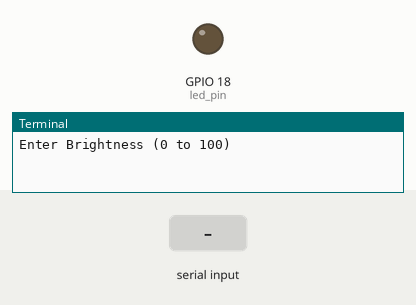
Simulated run of this program. Board: Raspberry Pi (BCM pin numbers). On the bench: output pins drawn as LEDs (lit = HIGH), the last lines printed to the terminal. The inputs (shaded band) are chosen by the test bench.

Above: at 1.2 s.
1.3 s: "5" typed at the terminal, then Enter
At 2.4 s:
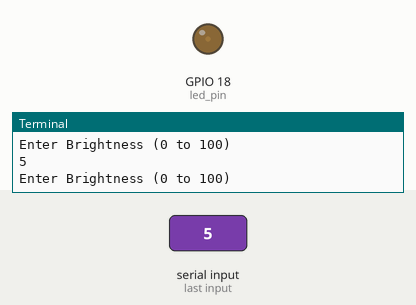
2.8 s: "90" typed at the terminal, then Enter
At 3.5 s:
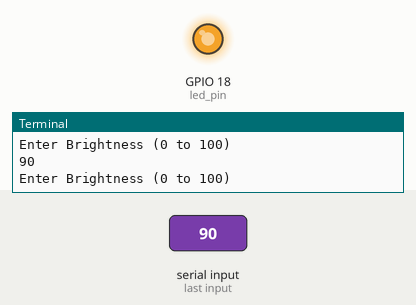
Timing chart, 0 to 5.8 s (numbered marks = the images above; inputs shaded):
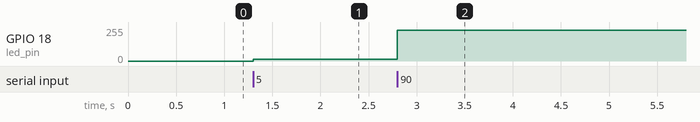

The program:

Led_PWM.py
```python
import RPi.GPIO as GPIO
led_pin = 18
GPIO.setmode(GPIO.BCM)
GPIO.setup(led_pin,GPIO.OUT)
PWM_led = GPIO.PWM(led_pin,50)  #500Hz
PWM_led.start(0)
while True:
    duty_s = input("Enter Brightness (0 to 100)")
    duty = int(duty_s)
    PWM_led.ChangeDutyCycle(duty)
    
```

Measured:
- after the input at 1.3 s, GPIO 18 (led_pin): 0/255 → 13/255 at once
- after the input at 2.8 s, GPIO 18 (led_pin): 13/255 → 230/255 at once
